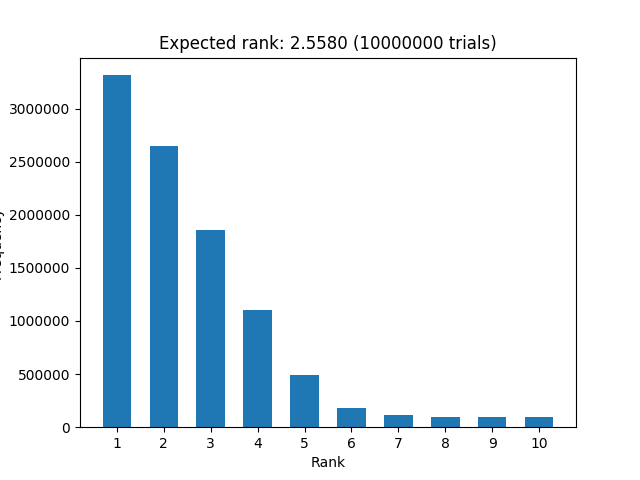

Python code for this plot:
import matplotlib.pyplot as plt
import random
from statistics import mean

n_trials = 10000000
order = [1,2,3,4,5,6,7,8,9,10]
accepted_rank = []

trial = 0
while trial < n_trials:
    random.shuffle(order)
    for i in range(10):
        so_far = order[:i+1]
        so_far.sort()
        rsf = so_far.index(order[i]) + 1
        if (i > 2 and rsf == 1) or (i > 4 and rsf == 2) or (i > 6 and rsf == 3) or (i > 7 and rsf == 4) or (i > 8):
            accepted_rank.append(order[i])
            trial += 1
            break

plt.hist(accepted_rank, rwidth=0.6, align='left', bins=range(1, 12))
plt.xticks(range(1,11))
plt.title('Expected rank: %.4f (%i trials)' % (mean(accepted_rank), len(accepted_rank)))
plt.xlabel('Rank')
plt.ylabel('Frequency')
plt.show()
